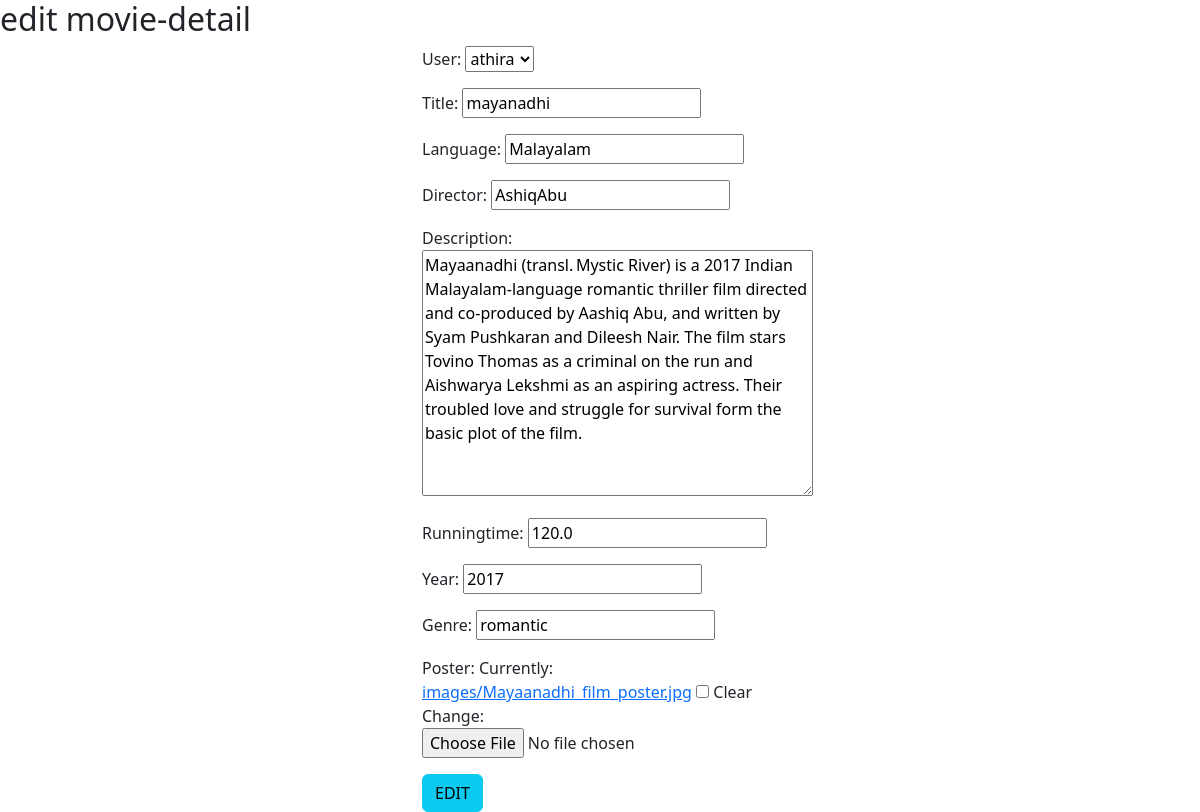
Screenshot of /movie/change/2 with the database file from the repository.
### movie/models.py (models this page shows, shortened)
class Movies(models.Model):
    user=models.ForeignKey(User,on_delete=models.CASCADE)
    title=models.CharField(max_length=200)
    language=models.CharField(max_length=200)
    director=models.CharField(max_length=200)
    description = models.TextField()
    runningtime=models.FloatField()
    year=models.IntegerField()
    genre=models.CharField(max_length=200)
    poster=models.ImageField(upload_to="images",null=True,blank=True)
    created_date=models.DateTimeField(auto_now_add=True)

### movie/views.py (the view)
# urls.py: path("movie/change/<int:pk>",views.MovieEditView.as_view(),name="movie-edit"),
class MovieEditView(UpdateView):
    model=Movies
    form_class=MovieForm
    template_name="movie-edit.html"
    success_url=reverse_lazy("movie-list")

### movie/forms.py
class MovieForm(forms.ModelForm):
    class Meta:
        model=Movies
        fields="__all__"

### movie/templates/movie-edit.html (shortened to what this page needs)
<!DOCTYPE html>
<html lang="en">
<head>
    <link href="https://cdn.jsdelivr.net/npm/bootstrap@5.3.0-alpha1/dist/css/bootstrap.min.css" rel="stylesheet">
</head>
<body>
    <h2>edit movie-detail</h2>
    <div class="container">
        <div class="row">
            <div class="col-4"></div>
            <div class="col-4">
                <form action="" method="post" enctype="multipart/form-data">
                    {{form.as_p}}
                    <button type="submit" class="btn btn-info">EDIT</button>
                </form>
            </div>
            <div class="col-4"></div>
        </div>
    </div>
</body>
</html>

### rows the page displays
Movies: user "athira", title "mayanadhi", language "Malayalam", director "AshiqAbu", description "Mayaanadhi (transl. Mystic River) is a 2017 Indian Malayalam-language romantic thriller film directed and co-produced by Aashiq Abu, and written by Syam Pushkaran and Dileesh Nair. The film stars Tovino Thomas as a criminal on the run and Aishwarya Lekshmi as an aspiring actress. Their troubled love and struggle for survival form the basic plot of the film.", runningtime "120.0", year "2017", genre "romantic"
